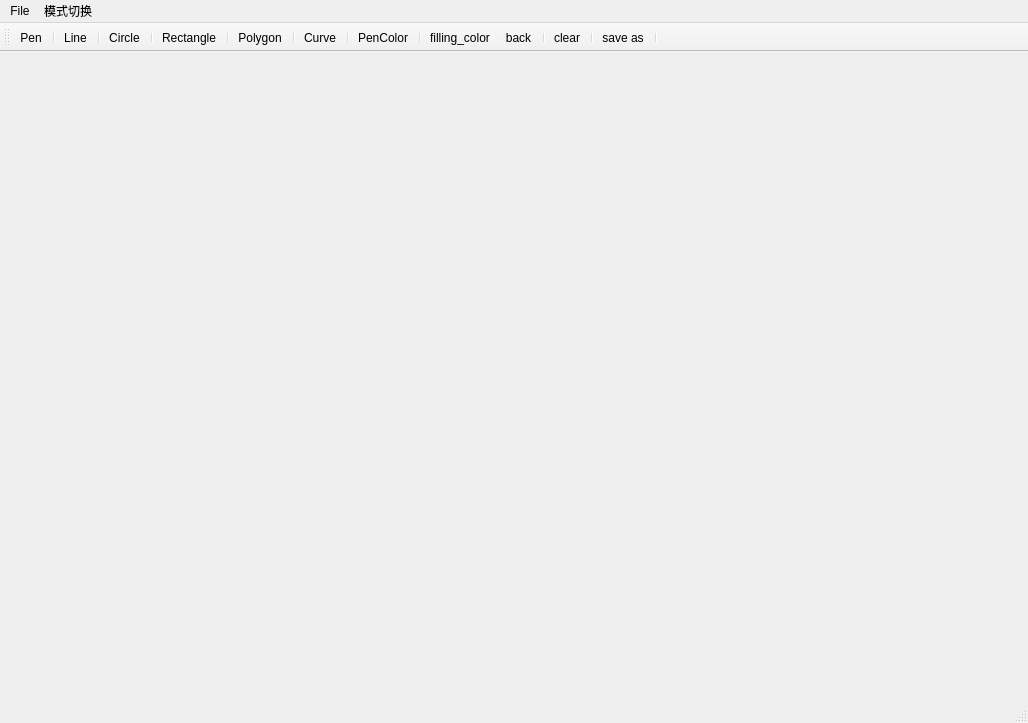
<?xml version="1.0" encoding="UTF-8"?>
<ui version="4.0">
 <class>MainWindow</class>
 <widget class="QMainWindow" name="MainWindow">
  <property name="geometry">
   <rect>
    <x>0</x>
    <y>0</y>
    <width>1028</width>
    <height>723</height>
   </rect>
  </property>
  <property name="windowTitle">
   <string>MainWindow</string>
  </property>
  <widget class="QWidget" name="centralwidget">
   <widget class="QLabel" name="file_label">
    <property name="geometry">
     <rect>
      <x>0</x>
      <y>50</y>
      <width>31</width>
      <height>21</height>
     </rect>
    </property>
    <property name="text">
     <string/>
    </property>
   </widget>
  </widget>
  <widget class="QMenuBar" name="menubar">
   <property name="geometry">
    <rect>
     <x>0</x>
     <y>0</y>
     <width>1028</width>
     <height>26</height>
    </rect>
   </property>
   <widget class="QMenu" name="menuopen">
    <property name="title">
     <string>File</string>
    </property>
    <addaction name="separator"/>
    <addaction name="actionsave_as"/>
   </widget>
   <widget class="QMenu" name="menu">
    <property name="title">
     <string>模式切换</string>
    </property>
    <addaction name="separator"/>
    <addaction name="action2D_2"/>
    <addaction name="separator"/>
    <addaction name="action3D_2"/>
   </widget>
   <addaction name="menuopen"/>
   <addaction name="menu"/>
  </widget>
  <widget class="QStatusBar" name="statusbar"/>
  <widget class="QToolBar" name="toolBar">
   <property name="sizePolicy">
    <sizepolicy hsizetype="Fixed" vsizetype="Fixed">
     <horstretch>0</horstretch>
     <verstretch>0</verstretch>
    </sizepolicy>
   </property>
   <property name="windowTitle">
    <string>toolBar</string>
   </property>
   <property name="floatable">
    <bool>false</bool>
   </property>
   <attribute name="toolBarArea">
    <enum>TopToolBarArea</enum>
   </attribute>
   <attribute name="toolBarBreak">
    <bool>false</bool>
   </attribute>
   <addaction name="actionPen"/>
   <addaction name="separator"/>
   <addaction name="actionLine_2"/>
   <addaction name="separator"/>
   <addaction name="actionCircle"/>
   <addaction name="separator"/>
   <addaction name="actionRectangle"/>
   <addaction name="separator"/>
   <addaction name="actionPolygon"/>
   <addaction name="separator"/>
   <addaction name="actionCurve"/>
   <addaction name="separator"/>
   <addaction name="actionColor"/>
   <addaction name="separator"/>
   <addaction name="actionfilling_color"/>
   <addaction name="actionback"/>
   <addaction name="separator"/>
   <addaction name="actionclear"/>
   <addaction name="separator"/>
   <addaction name="actionsave_as"/>
   <addaction name="separator"/>
  </widget>
  <action name="actionCircle">
   <property name="icon">
    <iconset resource="picture.qrc">
     <normaloff>:/image/picture/circle.ico</normaloff>:/image/picture/circle.ico</iconset>
   </property>
   <property name="text">
    <string>Circle</string>
   </property>
  </action>
  <action name="actionRectangle">
   <property name="icon">
    <iconset resource="picture.qrc">
     <normaloff>:/image/picture/square.ico</normaloff>:/image/picture/square.ico</iconset>
   </property>
   <property name="text">
    <string>Rectangle</string>
   </property>
  </action>
  <action name="actionopen">
   <property name="text">
    <string>open</string>
   </property>
  </action>
  <action name="actionsave">
   <property name="text">
    <string>save</string>
   </property>
  </action>
  <action name="actionsave_as">
   <property name="icon">
    <iconset>
     <normaloff>:/new/prefix1/picture/save.ico</normaloff>
     <normalon>:/image/picture/save.ico</normalon>:/new/prefix1/picture/save.ico</iconset>
   </property>
   <property name="text">
    <string>save as</string>
   </property>
  </action>
  <action name="actionColor">
   <property name="icon">
    <iconset resource="picture.qrc">
     <normaloff>:/image/picture/pencolor.ico</normaloff>:/image/picture/pencolor.ico</iconset>
   </property>
   <property name="text">
    <string>PenColor</string>
   </property>
   <property name="toolTip">
    <string>color</string>
   </property>
  </action>
  <action name="actionLine_2">
   <property name="icon">
    <iconset>
     <normaloff>:/new/prefix1/picture/line.ico</normaloff>
     <normalon>:/image/picture/line.ico</normalon>:/new/prefix1/picture/line.ico</iconset>
   </property>
   <property name="text">
    <string>Line</string>
   </property>
   <property name="toolTip">
    <string>line</string>
   </property>
  </action>
  <action name="actionback">
   <property name="icon">
    <iconset>
     <normaloff>:/new/prefix1/picture/back2.ico</normaloff>
     <normalon>:/image/picture/back2.ico</normalon>:/new/prefix1/picture/back2.ico</iconset>
   </property>
   <property name="text">
    <string>back</string>
   </property>
   <property name="toolTip">
    <string>back</string>
   </property>
  </action>
  <action name="actionclear">
   <property name="icon">
    <iconset>
     <normaloff>:/new/prefix1/picture/empty.ico</normaloff>
     <normalon>:/image/picture/empty.ico</normalon>:/new/prefix1/picture/empty.ico</iconset>
   </property>
   <property name="text">
    <string>clear</string>
   </property>
   <property name="toolTip">
    <string>clear</string>
   </property>
  </action>
  <action name="actionPen">
   <property name="icon">
    <iconset>
     <normaloff>:/new/prefix1/picture/Pen.ico</normaloff>
     <normalon>:/image/picture/Pen.ico</normalon>:/new/prefix1/picture/Pen.ico</iconset>
   </property>
   <property name="text">
    <string>Pen</string>
   </property>
   <property name="toolTip">
    <string>pen</string>
   </property>
  </action>
  <action name="actionpensize">
   <property name="text">
    <string>pensize</string>
   </property>
   <property name="toolTip">
    <string>size</string>
   </property>
  </action>
  <action name="actionfilling_color">
   <property name="icon">
    <iconset>
     <normaloff>:/new/prefix1/picture/filling_color.ico</normaloff>
     <normalon>:/image/picture/filling_color.ico</normalon>:/new/prefix1/picture/filling_color.ico</iconset>
   </property>
   <property name="text">
    <string>filling_color</string>
   </property>
   <property name="toolTip">
    <string>filling</string>
   </property>
  </action>
  <action name="actionenable_fill">
   <property name="text">
    <string>enable_fill</string>
   </property>
  </action>
  <action name="actionCurve">
   <property name="icon">
    <iconset>
     <normalon>:/image/picture/p_line.ico</normalon>
    </iconset>
   </property>
   <property name="text">
    <string>Curve</string>
   </property>
   <property name="toolTip">
    <string>curve</string>
   </property>
  </action>
  <action name="action2D">
   <property name="text">
    <string>2D</string>
   </property>
  </action>
  <action name="action3D">
   <property name="text">
    <string>3D</string>
   </property>
  </action>
  <action name="action2D_2">
   <property name="icon">
    <iconset resource="picture.qrc">
     <normaloff>:/image/picture/two_d.png</normaloff>:/image/picture/two_d.png</iconset>
   </property>
   <property name="text">
    <string>2D</string>
   </property>
  </action>
  <action name="action3D_2">
   <property name="icon">
    <iconset resource="picture.qrc">
     <normaloff>:/image/picture/three_d.png</normaloff>:/image/picture/three_d.png</iconset>
   </property>
   <property name="text">
    <string>3D</string>
   </property>
  </action>
  <action name="actionPolygon">
   <property name="icon">
    <iconset resource="picture.qrc">
     <normaloff>:/image/picture/polygon.png</normaloff>:/image/picture/polygon.png</iconset>
   </property>
   <property name="text">
    <string>Polygon</string>
   </property>
  </action>
 </widget>
 <resources>
  <include location="picture.qrc"/>
 </resources>
 <connections/>
</ui>
